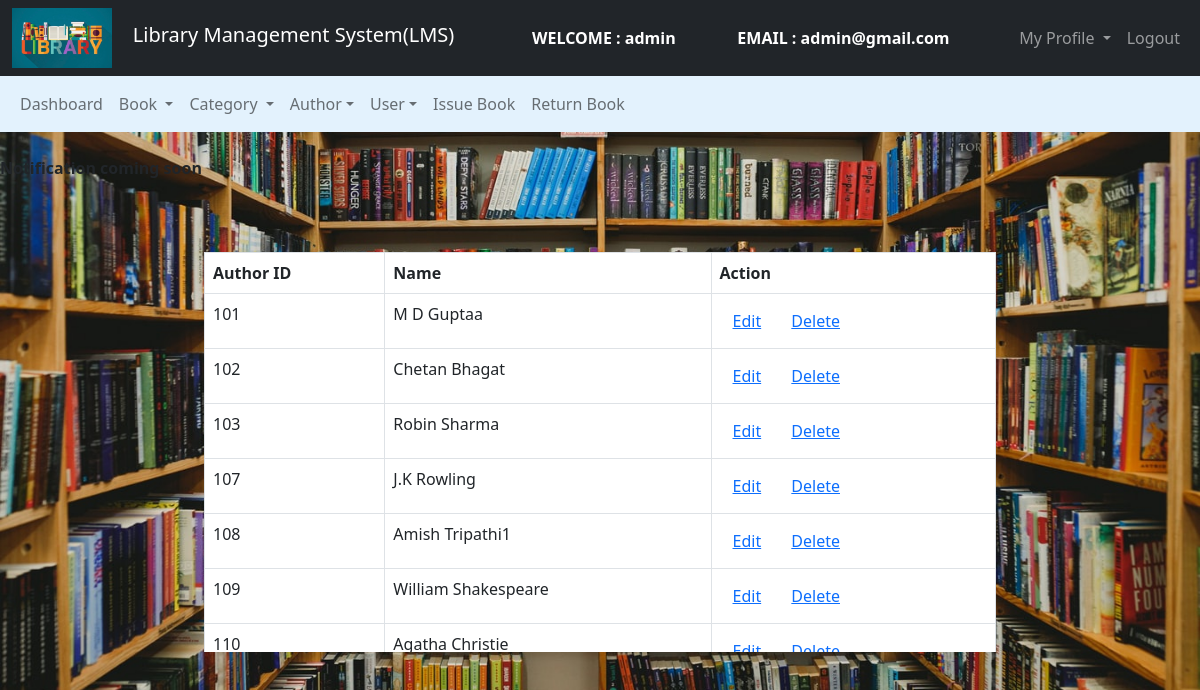
Screenshot of /Admin/Author/manage_author.php (signed in) with the database file from the repository.
### tables this page shows
CREATE TABLE `authors` (
  `author_id` int(11) NOT NULL,
  `author_name` varchar(250) NOT NULL
);

### Admin/Author/manage_author.php (the view, shortened to what this page needs)
<!DOCTYPE html>
<html>
<head>
    <link href="https://cdn.jsdelivr.net/npm/bootstrap@5.0.0-beta2/dist/css/bootstrap.min.css" rel="stylesheet">
</head>
<body>
    <nav class="navbar navbar-expand-lg navbar-dark bg-dark">
        <div class="container-fluid">
            <div class="navbar-header">
                <img src="../images/abc1.jpeg" width="100" height="60"> &nbsp &nbsp
                <a class="navbar-brand" href="../admin_dashboard.php">Library Management System(LMS)</a>
            </div>
            <font style="color: white">
                <span>
                    <strong>
                        WELCOME : <?php echo $_SESSION['name']; ?></strong>
                </span>
            </font>
            <font style="color: white">
                <span>
                    <strong>
                        EMAIL : <?php echo $_SESSION['email']; ?></strong>
                </span>
            </font>
            <ul class="nav navbar-nav navbar-right">
                <li class="nav-item dropdown">
                    <a class="nav-link dropdown-toggle" data-toggle="dropdown">
                        My Profile
                    </a>
                </li>
                <li class="nav-item"><a class="nav-link" href="../../logout.php">
                        Logout
                    </a></li>
            </ul>
        </div>
    </nav>
    <nav class="navbar navbar-expand-lg navbar-light" style="background-color: #e3f2fd">
        <div class="container-fluid">
            <ul class="nav navbar-nav navbar-center">
                <li class="nav-item">
                    <a href="../admin_dashboard.php" class="nav-link">
                        Dashboard
                    </a>
                </li>
                <li class="nav-item dropdown ">
                    <a class="nav-link dropdown-toggle" data-toggle="dropdown"> Book
                    </a>
                </li>
                <li class="nav-item dropdown ">
                    <a class="nav-link dropdown-toggle" data-toggle="dropdown"> Category </a>
                </li>
                <li class="nav-item dropdown ">
                    <a class="nav-link dropdown-toggle" data-toggle="dropdown"> Author</a>
                </li>
                <li class="nav-item dropdown ">
                    <a class="nav-link dropdown-toggle" data-toggle="dropdown"> User</a>
                </li>
                <li class="nav-item">
                    <a href="../Book/issue_book.php" class="nav-link">
                        Issue Book</a>
                </li>
                <li class="nav-item">
                    <a href="../Book/return_book.php" class="nav-link">
                        Return Book</a>
                </li>
            </ul>
        </div>
    </nav>
    <br>
    <?php include '../../header.php'; ?><br><br>
    <div class="row">
        <div class="col-md-2"></div>
        <div class="col-md-8">
            <table class="table table-bordered table-hover">
                <thead>
                    <tr>
                        <th>Author ID</th>
                        <th>Name</th>
                        <th>Action</th>
                    </tr>
                </thead>
                <?php
                $connection = mysqli_connect("localhost", "root", "");
                $query = "select * from authors";
                $query_run = mysqli_query($connection, $query);
                while ($row = mysqli_fetch_assoc($query_run)) {
                ?>
                    <tr>
                        <td><?php echo $row['author_id']; ?></td>
                        <td><?php echo $row['author_name']; ?></td>
                        <td>
                            <button class="btn" name=""><a href="edit_author.php?aid=<?php echo $row['author_id']; ?>">Edit</a></button>
                            <button class="btn" name=""><a href="delete_author.php?aid=<?php echo $row['author_id']; ?>">Delete</a></button>
                        </td>
                    </tr>
                <?php
                }
                ?>
            </table>
        </div>
        <div class="col-md-2"></div>
    </div>
</body>
</html>

### header.php
<span>
    <marquee>
        <h7> <b>Notification coming soon </b></h7>
    </marquee>
</span><br>

### Admin/Author/manage_author.php (style rules this page uses)
body { background-image: url("../images/manage_pic2.jpg"); background-repeat: no-repeat; background-size: 100% 750px; background-color: #cccccc; }
table { width: 100%; border: #000000; background-color: white; }
table { border-collapse: collapse; width: 100%; }
th, td { padding: 15px; }
.col-md-8 { overflow-x: auto; height: 400px; }

### rows the page displays
authors: author_id "101", author_name "M D Guptaa"
authors: author_id "102", author_name "Chetan Bhagat"
authors: author_id "103", author_name "Robin Sharma"
authors: author_id "107", author_name "J.K Rowling"
authors: author_id "108", author_name "Amish Tripathi1"
authors: author_id "109", author_name "William Shakespeare"
authors: author_id "110", author_name "Agatha Christie"

### other values shown
$_SESSION['name'] "admin"
$_SESSION['email'] "admin@gmail.com"
